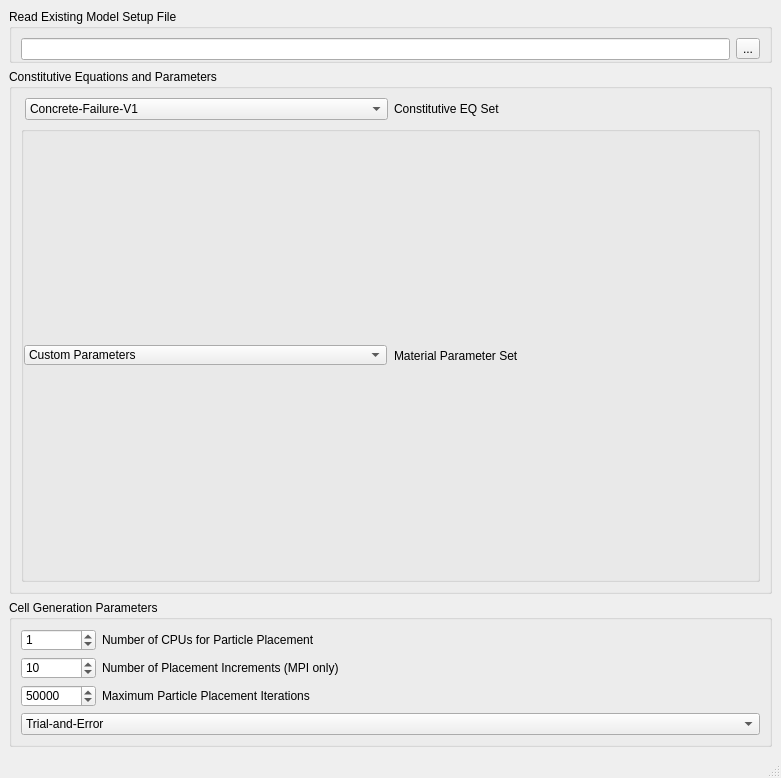
<?xml version="1.0" encoding="UTF-8"?>
<ui version="4.0">
 <class>MainWindow</class>
 <widget class="QMainWindow" name="MainWindow">
  <property name="geometry">
   <rect>
    <x>0</x>
    <y>0</y>
    <width>781</width>
    <height>778</height>
   </rect>
  </property>
  <property name="sizePolicy">
   <sizepolicy hsizetype="Preferred" vsizetype="Maximum">
    <horstretch>0</horstretch>
    <verstretch>0</verstretch>
   </sizepolicy>
  </property>
  <property name="windowIcon">
   <iconset>
    <normaloff>:/icons/PartDesignWorkbench.svg</normaloff>:/icons/PartDesignWorkbench.svg</iconset>
  </property>
  <property name="toolTipDuration">
   <number>0</number>
  </property>
  <property name="styleSheet">
   <string notr="true"/>
  </property>
  <property name="unifiedTitleAndToolBarOnMac">
   <bool>true</bool>
  </property>
  <widget class="QWidget" name="centralwidget">
   <property name="sizePolicy">
    <sizepolicy hsizetype="Expanding" vsizetype="Expanding">
     <horstretch>0</horstretch>
     <verstretch>0</verstretch>
    </sizepolicy>
   </property>
   <layout class="QGridLayout" name="gridLayout_3">
    <item row="0" column="0">
     <widget class="QGroupBox" name="gb_working_dir">
      <property name="enabled">
       <bool>true</bool>
      </property>
      <property name="styleSheet">
       <string notr="true">border-color: rgb(182, 182, 182);</string>
      </property>
      <property name="title">
       <string>Read Existing Model Setup File</string>
      </property>
      <layout class="QHBoxLayout" name="horizontalLayout_6">
       <property name="leftMargin">
        <number>9</number>
       </property>
       <property name="bottomMargin">
        <number>0</number>
       </property>
       <item>
        <widget class="QLineEdit" name="setupFile">
         <property name="enabled">
          <bool>true</bool>
         </property>
         <property name="readOnly">
          <bool>true</bool>
         </property>
        </widget>
       </item>
       <item>
        <widget class="QToolButton" name="readFileButton">
         <property name="enabled">
          <bool>true</bool>
         </property>
         <property name="text">
          <string notr="true">...</string>
         </property>
        </widget>
       </item>
      </layout>
     </widget>
    </item>
    <item row="1" column="0">
     <widget class="QGroupBox" name="gb_analysis_type">
      <property name="enabled">
       <bool>true</bool>
      </property>
      <property name="autoFillBackground">
       <bool>false</bool>
      </property>
      <property name="styleSheet">
       <string notr="true">border-color: rgb(182, 182, 182);</string>
      </property>
      <property name="title">
       <string>Constitutive Equations and Parameters</string>
      </property>
      <layout class="QGridLayout" name="gridLayout_4">
       <property name="verticalSpacing">
        <number>6</number>
       </property>
       <item row="0" column="0">
        <layout class="QHBoxLayout" name="horizontalLayout_5">
         <property name="leftMargin">
          <number>4</number>
         </property>
         <property name="rightMargin">
          <number>4</number>
         </property>
         <item>
          <widget class="QComboBox" name="constEQ">
           <property name="enabled">
            <bool>true</bool>
           </property>
           <property name="sizePolicy">
            <sizepolicy hsizetype="Minimum" vsizetype="Preferred">
             <horstretch>0</horstretch>
             <verstretch>0</verstretch>
            </sizepolicy>
           </property>
           <property name="minimumSize">
            <size>
             <width>173</width>
             <height>0</height>
            </size>
           </property>
           <property name="currentIndex">
            <number>0</number>
           </property>
           <property name="maxVisibleItems">
            <number>16</number>
           </property>
           <property name="frame">
            <bool>true</bool>
           </property>
           <item>
            <property name="text">
             <string notr="true">Concrete-Failure-V1</string>
            </property>
           </item>
           <item>
            <property name="text">
             <string>Concrete-Failure-V2</string>
            </property>
           </item>
           <item>
            <property name="text">
             <string>Concrete-Failure-V3</string>
            </property>
           </item>
           <item>
            <property name="text">
             <string>Concrete-Failure-V4</string>
            </property>
           </item>
           <item>
            <property name="text">
             <string>FRC-Failure-V1</string>
            </property>
           </item>
           <item>
            <property name="text">
             <string>Sandstone-Failure-V1</string>
            </property>
           </item>
           <item>
            <property name="text">
             <string>Shale-Failure-V1</string>
            </property>
           </item>
           <item>
            <property name="text">
             <string>Wood-Failure-V1</string>
            </property>
           </item>
          </widget>
         </item>
         <item>
          <widget class="QLabel" name="label">
           <property name="enabled">
            <bool>true</bool>
           </property>
           <property name="text">
            <string>Constitutive EQ Set</string>
           </property>
          </widget>
         </item>
        </layout>
       </item>
       <item row="1" column="0">
        <widget class="QGroupBox" name="groupBox_2">
         <property name="enabled">
          <bool>true</bool>
         </property>
         <property name="sizePolicy">
          <sizepolicy hsizetype="Preferred" vsizetype="Minimum">
           <horstretch>0</horstretch>
           <verstretch>0</verstretch>
          </sizepolicy>
         </property>
         <property name="styleSheet">
          <string notr="true">border-color: rgba(182, 182, 182, 0);</string>
         </property>
         <property name="title">
          <string/>
         </property>
         <property name="flat">
          <bool>true</bool>
         </property>
         <layout class="QGridLayout" name="_2">
          <property name="sizeConstraint">
           <enum>QLayout::SetDefaultConstraint</enum>
          </property>
          <property name="leftMargin">
           <number>0</number>
          </property>
          <property name="topMargin">
           <number>0</number>
          </property>
          <property name="rightMargin">
           <number>0</number>
          </property>
          <property name="bottomMargin">
           <number>0</number>
          </property>
          <property name="spacing">
           <number>0</number>
          </property>
          <item row="1" column="0">
           <widget class="QStackedWidget" name="widgetStack2">
            <property name="styleSheet">
             <string notr="true">border-color: rgba(182, 182, 182, 0);</string>
            </property>
            <property name="frameShadow">
             <enum>QFrame::Plain</enum>
            </property>
            <property name="lineWidth">
             <number>0</number>
            </property>
            <property name="currentIndex">
             <number>0</number>
            </property>
            <widget class="QWidget" name="Page1_box">
             <property name="enabled">
              <bool>true</bool>
             </property>
             <layout class="QGridLayout" name="gridLayout">
              <property name="leftMargin">
               <number>0</number>
              </property>
              <property name="topMargin">
               <number>0</number>
              </property>
              <property name="rightMargin">
               <number>0</number>
              </property>
              <property name="bottomMargin">
               <number>0</number>
              </property>
              <property name="horizontalSpacing">
               <number>6</number>
              </property>
              <property name="verticalSpacing">
               <number>0</number>
              </property>
              <item row="0" column="0">
               <layout class="QHBoxLayout" name="horizontalLayout_7">
                <property name="spacing">
                 <number>7</number>
                </property>
                <property name="leftMargin">
                 <number>0</number>
                </property>
                <property name="rightMargin">
                 <number>0</number>
                </property>
                <item>
                 <widget class="QComboBox" name="matParaSet4EQ1">
                  <property name="enabled">
                   <bool>true</bool>
                  </property>
                  <property name="sizePolicy">
                   <sizepolicy hsizetype="Minimum" vsizetype="Preferred">
                    <horstretch>0</horstretch>
                    <verstretch>0</verstretch>
                   </sizepolicy>
                  </property>
                  <property name="minimumSize">
                   <size>
                    <width>173</width>
                    <height>20</height>
                   </size>
                  </property>
                  <property name="maximumSize">
                   <size>
                    <width>16777215</width>
                    <height>20</height>
                   </size>
                  </property>
                  <property name="maxVisibleItems">
                   <number>16</number>
                  </property>
                  <property name="frame">
                   <bool>true</bool>
                  </property>
                  <item>
                   <property name="text">
                    <string>Custom Parameters</string>
                   </property>
                  </item>
                 </widget>
                </item>
                <item>
                 <widget class="QLabel" name="label_5">
                  <property name="enabled">
                   <bool>true</bool>
                  </property>
                  <property name="text">
                   <string>Material Parameter Set</string>
                  </property>
                 </widget>
                </item>
               </layout>
              </item>
             </layout>
            </widget>
            <widget class="QWidget" name="page">
             <layout class="QGridLayout" name="gridLayout_5">
              <property name="leftMargin">
               <number>0</number>
              </property>
              <property name="topMargin">
               <number>0</number>
              </property>
              <property name="rightMargin">
               <number>0</number>
              </property>
              <property name="bottomMargin">
               <number>0</number>
              </property>
              <property name="verticalSpacing">
               <number>0</number>
              </property>
              <item row="0" column="0">
               <layout class="QHBoxLayout" name="horizontalLayout_8">
                <property name="spacing">
                 <number>7</number>
                </property>
                <property name="leftMargin">
                 <number>0</number>
                </property>
                <property name="rightMargin">
                 <number>0</number>
                </property>
                <item>
                 <widget class="QComboBox" name="matParaSet4EQ2">
                  <property name="enabled">
                   <bool>true</bool>
                  </property>
                  <property name="sizePolicy">
                   <sizepolicy hsizetype="Minimum" vsizetype="Preferred">
                    <horstretch>0</horstretch>
                    <verstretch>0</verstretch>
                   </sizepolicy>
                  </property>
                  <property name="minimumSize">
                   <size>
                    <width>173</width>
                    <height>20</height>
                   </size>
                  </property>
                  <property name="maximumSize">
                   <size>
                    <width>16777215</width>
                    <height>20</height>
                   </size>
                  </property>
                  <property name="maxVisibleItems">
                   <number>16</number>
                  </property>
                  <property name="frame">
                   <bool>true</bool>
                  </property>
                  <item>
                   <property name="text">
                    <string>Custom Parameters</string>
                   </property>
                  </item>
                  <item>
                   <property name="text">
                    <string>Cusatis et al. 2011 Section 3</string>
                   </property>
                  </item>
                  <item>
                   <property name="text">
                    <string>Cusatis et al. 2011 Section 4</string>
                   </property>
                  </item>
                  <item>
                   <property name="text">
                    <string>Cusatis et al. 2011 Section 5.1</string>
                   </property>
                  </item>
                 </widget>
                </item>
                <item>
                 <widget class="QLabel" name="label_6">
                  <property name="enabled">
                   <bool>true</bool>
                  </property>
                  <property name="text">
                   <string>Material Parameter Set</string>
                  </property>
                 </widget>
                </item>
               </layout>
              </item>
             </layout>
            </widget>
            <widget class="QWidget" name="page_2">
             <layout class="QGridLayout" name="gridLayout_6">
              <property name="leftMargin">
               <number>0</number>
              </property>
              <property name="topMargin">
               <number>0</number>
              </property>
              <property name="rightMargin">
               <number>0</number>
              </property>
              <property name="bottomMargin">
               <number>0</number>
              </property>
              <property name="verticalSpacing">
               <number>0</number>
              </property>
              <item row="0" column="0">
               <layout class="QHBoxLayout" name="horizontalLayout_9">
                <property name="spacing">
                 <number>7</number>
                </property>
                <property name="leftMargin">
                 <number>0</number>
                </property>
                <property name="rightMargin">
                 <number>0</number>
                </property>
                <item>
                 <widget class="QComboBox" name="matParaSet4EQ3">
                  <property name="enabled">
                   <bool>true</bool>
                  </property>
                  <property name="sizePolicy">
                   <sizepolicy hsizetype="Minimum" vsizetype="Preferred">
                    <horstretch>0</horstretch>
                    <verstretch>0</verstretch>
                   </sizepolicy>
                  </property>
                  <property name="minimumSize">
                   <size>
                    <width>173</width>
                    <height>20</height>
                   </size>
                  </property>
                  <property name="maximumSize">
                   <size>
                    <width>16777215</width>
                    <height>20</height>
                   </size>
                  </property>
                  <property name="maxVisibleItems">
                   <number>16</number>
                  </property>
                  <property name="frame">
                   <bool>true</bool>
                  </property>
                  <item>
                   <property name="text">
                    <string>Custom Parameters</string>
                   </property>
                  </item>
                 </widget>
                </item>
                <item>
                 <widget class="QLabel" name="label_7">
                  <property name="enabled">
                   <bool>true</bool>
                  </property>
                  <property name="text">
                   <string>Material Parameter Set</string>
                  </property>
                 </widget>
                </item>
               </layout>
              </item>
             </layout>
            </widget>
            <widget class="QWidget" name="page_3">
             <layout class="QGridLayout" name="gridLayout_7">
              <property name="leftMargin">
               <number>0</number>
              </property>
              <property name="topMargin">
               <number>0</number>
              </property>
              <property name="rightMargin">
               <number>0</number>
              </property>
              <property name="bottomMargin">
               <number>0</number>
              </property>
              <property name="verticalSpacing">
               <number>0</number>
              </property>
              <item row="0" column="0">
               <layout class="QHBoxLayout" name="horizontalLayout_10">
                <property name="spacing">
                 <number>7</number>
                </property>
                <property name="leftMargin">
                 <number>0</number>
                </property>
                <property name="rightMargin">
                 <number>0</number>
                </property>
                <item>
                 <widget class="QComboBox" name="matParaSet4EQ4">
                  <property name="enabled">
                   <bool>true</bool>
                  </property>
                  <property name="sizePolicy">
                   <sizepolicy hsizetype="Minimum" vsizetype="Preferred">
                    <horstretch>0</horstretch>
                    <verstretch>0</verstretch>
                   </sizepolicy>
                  </property>
                  <property name="minimumSize">
                   <size>
                    <width>173</width>
                    <height>20</height>
                   </size>
                  </property>
                  <property name="maximumSize">
                   <size>
                    <width>16777215</width>
                    <height>20</height>
                   </size>
                  </property>
                  <property name="maxVisibleItems">
                   <number>16</number>
                  </property>
                  <property name="frame">
                   <bool>true</bool>
                  </property>
                  <item>
                   <property name="text">
                    <string>Custom Parameters</string>
                   </property>
                  </item>
                  <item>
                   <property name="text">
                    <string>Cusatis et al. 2011 Section 3</string>
                   </property>
                  </item>
                  <item>
                   <property name="text">
                    <string>Cusatis et al. 2011 Section 4</string>
                   </property>
                  </item>
                  <item>
                   <property name="text">
                    <string>Cusatis et al. 2011 Section 5.1</string>
                   </property>
                  </item>
                 </widget>
                </item>
                <item>
                 <widget class="QLabel" name="label_8">
                  <property name="enabled">
                   <bool>true</bool>
                  </property>
                  <property name="text">
                   <string>Material Parameter Set</string>
                  </property>
                 </widget>
                </item>
               </layout>
              </item>
             </layout>
            </widget>
            <widget class="QWidget" name="page_4">
             <layout class="QGridLayout" name="gridLayout_8">
              <property name="leftMargin">
               <number>0</number>
              </property>
              <property name="topMargin">
               <number>0</number>
              </property>
              <property name="rightMargin">
               <number>0</number>
              </property>
              <property name="bottomMargin">
               <number>0</number>
              </property>
              <property name="horizontalSpacing">
               <number>6</number>
              </property>
              <property name="verticalSpacing">
               <number>0</number>
              </property>
              <item row="0" column="0">
               <layout class="QHBoxLayout" name="horizontalLayout_11">
                <property name="spacing">
                 <number>7</number>
                </property>
                <property name="leftMargin">
                 <number>0</number>
                </property>
                <property name="rightMargin">
                 <number>0</number>
                </property>
                <item>
                 <widget class="QComboBox" name="matParaSet4EQ5">
                  <property name="enabled">
                   <bool>true</bool>
                  </property>
                  <property name="sizePolicy">
                   <sizepolicy hsizetype="Minimum" vsizetype="Preferred">
                    <horstretch>0</horstretch>
                    <verstretch>0</verstretch>
                   </sizepolicy>
                  </property>
                  <property name="minimumSize">
                   <size>
                    <width>173</width>
                    <height>20</height>
                   </size>
                  </property>
                  <property name="maximumSize">
                   <size>
                    <width>16777215</width>
                    <height>20</height>
                   </size>
                  </property>
                  <property name="maxVisibleItems">
                   <number>16</number>
                  </property>
                  <property name="frame">
                   <bool>true</bool>
                  </property>
                  <item>
                   <property name="text">
                    <string>Custom Parameters</string>
                   </property>
                  </item>
                 </widget>
                </item>
                <item>
                 <widget class="QLabel" name="label_9">
                  <property name="enabled">
                   <bool>true</bool>
                  </property>
                  <property name="text">
                   <string>Material Parameter Set</string>
                  </property>
                 </widget>
                </item>
               </layout>
              </item>
             </layout>
            </widget>
            <widget class="QWidget" name="page_5">
             <layout class="QGridLayout" name="gridLayout_9">
              <property name="leftMargin">
               <number>0</number>
              </property>
              <property name="topMargin">
               <number>0</number>
              </property>
              <property name="rightMargin">
               <number>0</number>
              </property>
              <property name="bottomMargin">
               <number>0</number>
              </property>
              <property name="verticalSpacing">
               <number>0</number>
              </property>
              <item row="0" column="0">
               <layout class="QHBoxLayout" name="horizontalLayout_17">
                <property name="spacing">
                 <number>6</number>
                </property>
                <item>
                 <widget class="QComboBox" name="matParaSet4EQ6">
                  <property name="enabled">
                   <bool>true</bool>
                  </property>
                  <property name="sizePolicy">
                   <sizepolicy hsizetype="Minimum" vsizetype="Preferred">
                    <horstretch>0</horstretch>
                    <verstretch>0</verstretch>
                   </sizepolicy>
                  </property>
                  <property name="minimumSize">
                   <size>
                    <width>173</width>
                    <height>20</height>
                   </size>
                  </property>
                  <property name="maximumSize">
                   <size>
                    <width>16777215</width>
                    <height>20</height>
                   </size>
                  </property>
                  <property name="maxVisibleItems">
                   <number>16</number>
                  </property>
                  <property name="frame">
                   <bool>true</bool>
                  </property>
                  <item>
                   <property name="text">
                    <string>Custom Parameters</string>
                   </property>
                  </item>
                 </widget>
                </item>
                <item>
                 <widget class="QLabel" name="label_15">
                  <property name="enabled">
                   <bool>true</bool>
                  </property>
                  <property name="text">
                   <string>Material Parameter Set</string>
                  </property>
                 </widget>
                </item>
               </layout>
              </item>
             </layout>
            </widget>
            <widget class="QWidget" name="page_6">
             <layout class="QGridLayout" name="gridLayout_10">
              <property name="leftMargin">
               <number>0</number>
              </property>
              <property name="topMargin">
               <number>0</number>
              </property>
              <property name="rightMargin">
               <number>0</number>
              </property>
              <property name="bottomMargin">
               <number>0</number>
              </property>
              <property name="verticalSpacing">
               <number>0</number>
              </property>
              <item row="0" column="0">
               <layout class="QHBoxLayout" name="horizontalLayout_16">
                <property name="spacing">
                 <number>6</number>
                </property>
                <item>
                 <widget class="QComboBox" name="matParaSet4EQ7">
                  <property name="enabled">
                   <bool>true</bool>
                  </property>
                  <property name="sizePolicy">
                   <sizepolicy hsizetype="Minimum" vsizetype="Preferred">
                    <horstretch>0</horstretch>
                    <verstretch>0</verstretch>
                   </sizepolicy>
                  </property>
                  <property name="minimumSize">
                   <size>
                    <width>173</width>
                    <height>20</height>
                   </size>
                  </property>
                  <property name="maximumSize">
                   <size>
                    <width>16777215</width>
                    <height>20</height>
                   </size>
                  </property>
                  <property name="maxVisibleItems">
                   <number>16</number>
                  </property>
                  <property name="frame">
                   <bool>true</bool>
                  </property>
                  <item>
                   <property name="text">
                    <string>Custom Parameters</string>
                   </property>
                  </item>
                 </widget>
                </item>
                <item>
                 <widget class="QLabel" name="label_14">
                  <property name="enabled">
                   <bool>true</bool>
                  </property>
                  <property name="text">
                   <string>Material Parameter Set</string>
                  </property>
                 </widget>
                </item>
               </layout>
              </item>
             </layout>
            </widget>
            <widget class="QWidget" name="page_7">
             <layout class="QGridLayout" name="gridLayout_11">
              <property name="leftMargin">
               <number>0</number>
              </property>
              <property name="topMargin">
               <number>0</number>
              </property>
              <property name="rightMargin">
               <number>0</number>
              </property>
              <property name="bottomMargin">
               <number>0</number>
              </property>
              <property name="verticalSpacing">
               <number>0</number>
              </property>
              <item row="0" column="0">
               <layout class="QHBoxLayout" name="horizontalLayout_15">
                <property name="spacing">
                 <number>6</number>
                </property>
                <item>
                 <widget class="QComboBox" name="matParaSet4EQ8">
                  <property name="enabled">
                   <bool>true</bool>
                  </property>
                  <property name="sizePolicy">
                   <sizepolicy hsizetype="Minimum" vsizetype="Preferred">
                    <horstretch>0</horstretch>
                    <verstretch>0</verstretch>
                   </sizepolicy>
                  </property>
                  <property name="minimumSize">
                   <size>
                    <width>173</width>
                    <height>20</height>
                   </size>
                  </property>
                  <property name="maximumSize">
                   <size>
                    <width>16777215</width>
                    <height>20</height>
                   </size>
                  </property>
                  <property name="maxVisibleItems">
                   <number>16</number>
                  </property>
                  <property name="frame">
                   <bool>true</bool>
                  </property>
                  <item>
                   <property name="text">
                    <string>Custom Parameters</string>
                   </property>
                  </item>
                 </widget>
                </item>
                <item>
                 <widget class="QLabel" name="label_13">
                  <property name="enabled">
                   <bool>true</bool>
                  </property>
                  <property name="text">
                   <string>Material Parameter Set</string>
                  </property>
                 </widget>
                </item>
               </layout>
              </item>
             </layout>
            </widget>
           </widget>
          </item>
         </layout>
        </widget>
       </item>
      </layout>
     </widget>
    </item>
    <item row="2" column="0">
     <widget class="QGroupBox" name="gb_analysis_type_2">
      <property name="enabled">
       <bool>true</bool>
      </property>
      <property name="styleSheet">
       <string notr="true">border-color: rgb(182, 182, 182);</string>
      </property>
      <property name="title">
       <string>Cell Generation Parameters</string>
      </property>
      <layout class="QGridLayout" name="gridLayout_2">
       <item row="0" column="0">
        <layout class="QHBoxLayout" name="horizontalLayout_2">
         <item>
          <widget class="QSpinBox" name="numCPUbox">
           <property name="enabled">
            <bool>true</bool>
           </property>
           <property name="sizePolicy">
            <sizepolicy hsizetype="Fixed" vsizetype="Fixed">
             <horstretch>0</horstretch>
             <verstretch>0</verstretch>
            </sizepolicy>
           </property>
           <property name="minimumSize">
            <size>
             <width>75</width>
             <height>0</height>
            </size>
           </property>
           <property name="maximumSize">
            <size>
             <width>75</width>
             <height>16777215</height>
            </size>
           </property>
           <property name="maximum">
            <number>999999999</number>
           </property>
           <property name="value">
            <number>1</number>
           </property>
          </widget>
         </item>
         <item>
          <widget class="QLabel" name="label_2">
           <property name="enabled">
            <bool>true</bool>
           </property>
           <property name="text">
            <string>Number of CPUs for Particle Placement</string>
           </property>
          </widget>
         </item>
        </layout>
       </item>
       <item row="1" column="0">
        <layout class="QHBoxLayout" name="horizontalLayout_3">
         <item>
          <widget class="QSpinBox" name="numPIncBox">
           <property name="enabled">
            <bool>true</bool>
           </property>
           <property name="sizePolicy">
            <sizepolicy hsizetype="Fixed" vsizetype="Fixed">
             <horstretch>0</horstretch>
             <verstretch>0</verstretch>
            </sizepolicy>
           </property>
           <property name="minimumSize">
            <size>
             <width>75</width>
             <height>0</height>
            </size>
           </property>
           <property name="maximumSize">
            <size>
             <width>75</width>
             <height>16777215</height>
            </size>
           </property>
           <property name="maximum">
            <number>999999999</number>
           </property>
           <property name="value">
            <number>10</number>
           </property>
          </widget>
         </item>
         <item>
          <widget class="QLabel" name="label_3">
           <property name="enabled">
            <bool>true</bool>
           </property>
           <property name="text">
            <string>Number of Placement Increments (MPI only)</string>
           </property>
          </widget>
         </item>
        </layout>
       </item>
       <item row="2" column="0">
        <layout class="QHBoxLayout" name="horizontalLayout_4">
         <item>
          <widget class="QSpinBox" name="numIncBox">
           <property name="enabled">
            <bool>true</bool>
           </property>
           <property name="sizePolicy">
            <sizepolicy hsizetype="Fixed" vsizetype="Fixed">
             <horstretch>0</horstretch>
             <verstretch>0</verstretch>
            </sizepolicy>
           </property>
           <property name="minimumSize">
            <size>
             <width>75</width>
             <height>0</height>
            </size>
           </property>
           <property name="maximumSize">
            <size>
             <width>75</width>
             <height>16777215</height>
            </size>
           </property>
           <property name="maximum">
            <number>999999999</number>
           </property>
           <property name="value">
            <number>50000</number>
           </property>
          </widget>
         </item>
         <item>
          <widget class="QLabel" name="label_4">
           <property name="enabled">
            <bool>true</bool>
           </property>
           <property name="text">
            <string>Maximum Particle Placement Iterations</string>
           </property>
          </widget>
         </item>
        </layout>
       </item>
       <item row="3" column="0">
        <layout class="QHBoxLayout" name="horizontalLayout">
         <item>
          <widget class="QComboBox" name="placementAlg">
           <property name="enabled">
            <bool>true</bool>
           </property>
           <property name="minimumSize">
            <size>
             <width>150</width>
             <height>0</height>
            </size>
           </property>
           <item>
            <property name="text">
             <string>Trial-and-Error</string>
            </property>
           </item>
          </widget>
         </item>
        </layout>
       </item>
      </layout>
     </widget>
    </item>
   </layout>
  </widget>
  <widget class="QMenuBar" name="menubar">
   <property name="geometry">
    <rect>
     <x>0</x>
     <y>0</y>
     <width>781</width>
     <height>21</height>
    </rect>
   </property>
  </widget>
  <widget class="QStatusBar" name="statusbar"/>
 </widget>
 <resources/>
 <connections>
  <connection>
   <sender>constEQ</sender>
   <signal>activated(int)</signal>
   <receiver>widgetStack2</receiver>
   <slot>setCurrentIndex(int)</slot>
   <hints>
    <hint type="sourcelabel">
     <x>205</x>
     <y>113</y>
    </hint>
    <hint type="destinationlabel">
     <x>390</x>
     <y>365</y>
    </hint>
   </hints>
  </connection>
 </connections>
</ui>
